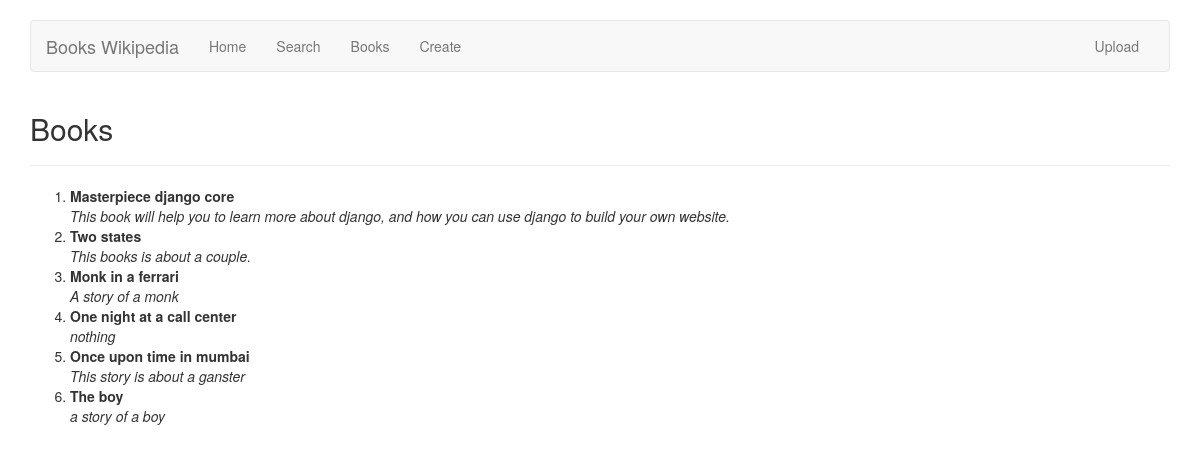
Page /books/book/ on the committed database.
### books/models.py (models this page shows, shortened)
class Book(models.Model):
    title = models.CharField(max_length = 100)
    overview = models.CharField(max_length = 300)
    authors = models.ManyToManyField(Author)
    publisher = models.ForeignKey(Publisher)
    publication_date = models.DateField(null=True)

### books/views.py (the view)
class BookList(ListView):
    model = Book
    template_name= 'books/book_list.html'

### books/templates/books/book_list.html (shortened to what this page needs)
{% extends 'base.html' %}
{% block body %}
<div class = "container">
  <h2>Books</h3>
    <hr>
    <ol>
        {% for book in object_list %}
        <li><strong> {{book.title}}</strong></li>
        <l1><em>{{book.overview}}</em></li>
        <br />
        {% endfor %}
    </ol>
  </div>
{% endblock %}

### books/templates/base.html (shortened to what this page needs)
<!DOCTYPE html>
<html>
<head>
<link rel="stylesheet" href="https://maxcdn.bootstrapcdn.com/bootstrap/3.3.7/css/bootstrap.min.css">
</head>
<body>
<br />
<div class="container">
      <nav class="navbar navbar-default">
        <div class="container-fluid">
          <div class="navbar-header">
            <a class="navbar-brand">Books Wikipedia</a>
          </div>
          <div id="navbar" class="navbar-collapse collapse">
           <ul class="nav navbar-nav">
                <li><a href="/books">Home</a></li>
                <li><a href="{% url 'search' %}">Search</a></li>
                <li><a href="{%url 'book' %}">Books</a></li>
                <li><a href="{% url 'get_name' 	%}">Create</a></li>
            </ul>
            <ul class="nav navbar-nav navbar-right">
              <li><a href="{% url 'upload'%}">Upload</a></li>
            </ul>
          </div>
        </div>
      </nav>
      </div>
{% block body %}{% endblock %}
<body>
</body>
</html>

### rows in the picture
Book: title "Masterpiece django core", overview "This book will help you to learn more about django, and how you can use django to build your own website."
Book: title "Two states", overview "This books is about a couple."
Book: title "Monk in a ferrari", overview "A story of a monk"
Book: title "One night at a call center", overview "nothing"
Book: title "Once upon time in mumbai", overview "This story is about a ganster"
Book: title "The boy", overview "a story of a boy"
